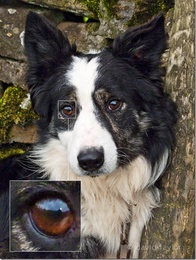
%> input picture Image-Enhancement-using-Histogram-Equilization-MATLAB/image directory/Sample_image.jpg, 196 x 260 px, shrunk from 604 x 803 before the run
$ octave --eval "image_enhancer_main;"   (GNU Octave 9; MATLAB toolbox functions it lacks are replaced by stand-ins)
%> lines starting %> are read from the running program, lines starting %| are printed output that depends on the picture; in (x1, y1, x2, y2) boxes, pixels count from 0 and x2, y2 are one past the last pixel; in counts of white or black regions, pixels touching at a corner belong together; the program's own positions count from 1
### Image-Enhancement-using-Histogram-Equilization-MATLAB/measure_haze.m
function haze_level = measure_haze(V)

edges = edge(V, 'sobel');
edge_density = sum(edges(:)) / numel(V);

haze_level = 1 - edge_density;
end

### Image-Enhancement-using-Histogram-Equilization-MATLAB/manual_bbhe.m
function out = manual_bbhe(img)
    mean_val = mean(img(:));
    lower_mask = img <= mean_val;
    upper_mask = img > mean_val;

    lower = img;
    lower(~lower_mask) = 0;

    upper = img;
    upper(~upper_mask) = 0;

    lower_eq = manual_global_hist_eq(lower);
    upper_eq = manual_global_hist_eq(upper);

    % Use logical indexing to merge
    out = zeros(size(img), 'uint8');
    out(lower_mask) = lower_eq(lower_mask);
    out(upper_mask) = upper_eq(upper_mask);
end

### Image-Enhancement-using-Histogram-Equilization-MATLAB/manual_global_hist_eq.m
function out = manual_global_hist_eq(img)
    img = double(img);
    hist_counts = imhist(uint8(img));
    cdf = cumsum(hist_counts) / numel(img);
    out = uint8(255 * cdf(img + 1));
end

### Image-Enhancement-using-Histogram-Equilization-MATLAB/manual_clahe.m
function out = manual_clahe(img, clip_limit)
    img = double(img);
    num_bins = 256;
    tile_size = [floor(size(img,1)/8), floor(size(img,2)/8)];
    out = adapthisteq(uint8(img), 'ClipLimit', clip_limit/100, 'NumTiles', tile_size);
end

### Image-Enhancement-using-Histogram-Equilization-MATLAB/manual_local_hist_eq.m
function out = manual_local_hist_eq(img, win_size)
    pad_size = floor(win_size / 2);
    padded_img = padarray(img, [pad_size pad_size], 'symmetric');
    out = zeros(size(img), 'like', img);

    for i = 1:size(img, 1)
        for j = 1:size(img, 2)
            local = padded_img(i:i+win_size-1, j:j+win_size-1);
            local_eq = manual_global_hist_eq(local);
            out(i, j) = local_eq(pad_size+1, pad_size+1);
        end
    end

    out = uint8(out);
end

### Image-Enhancement-using-Histogram-Equilization-MATLAB/image_enhancer_main.m
function image_enhancer_main()
    clc;
    clear;

    [filename, pathname] = uigetfile({'*.jpg;*.png;*.bmp'}, 'Select an image');
%> the answer given: image directory/Sample_image.jpg
    if isequal(filename,0)
        return;
    end

    img_rgb = im2double(imread(fullfile(pathname, filename)));
    img_hsv = rgb2hsv(img_rgb);
%> img_hsv: size 260x196x3 double; mean H, S, V 0.337, 0.248, 0.384
    V = img_hsv(:,:,3);
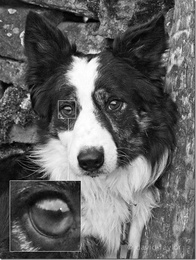
%> V: size 260x196 double; min 0, max 1, mean 0.384
    V_uint8 = im2uint8(V);

    contrast_val = std2(V);
%> contrast_val = 0.25
    entropy_val = entropy(V);
%> entropy_val = 7.73
    haze_level = measure_haze(V);
%> in measure_haze, `edges = edge(V, 'sobel');`:
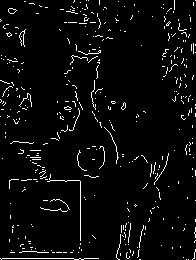
%> edges: size 260x196 logical; 4.1% white in thin lines or dots
%> in measure_haze, `edge_density = sum(edges(:)) / numel(V);`: edge_density = 0.0407
%> in measure_haze, `haze_level = 1 - edge_density;`: haze_level = 0.959
%> haze_level = 0.959

    fprintf('Contrast: %.4f\nEntropy: %.4f\nHaze Level: %.4f\n', contrast_val, entropy_val, haze_level);
%| Contrast: 0.2498
%| Entropy: 7.7270
%| Haze Level: 0.9593

    bbhe = manual_bbhe(V_uint8);
%> in manual_bbhe, `mean_val = mean(img(:));`: mean_val = 97.84
%> in manual_bbhe, `lower_mask = img <= mean_val;`: lower_mask: size 260x196 logical; 58.3% white; 241 black regions (213 under 20 px), largest, box (x1, y1, x2, y2) and area: (0, 0, 196, 260) 16660, (68, 0, 128, 54) 1012, (0, 59, 27, 110) 561
%> in manual_global_hist_eq, `img = double(img);`:
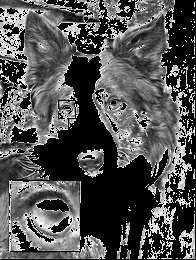
%> img: size 260x196 double; min 0, max 97, mean 30.7; mean of the top-left, top-right, bottom-left and bottom-right quarters 34.8, 33.4, 31.3, 23.2; drawn with min black and max white
%> in manual_global_hist_eq, `hist_counts = imhist(uint8(img));`: hist_counts = 256 values, max 21232 at index 1, min 0 at index 99, mean 199.1
%> in manual_global_hist_eq, `cdf = cumsum(hist_counts) / numel(img);`: cdf = 256 values from 0.417 to 1
    dsihe = safe_manual_dsihe(V_uint8);
%> in safe_manual_dsihe, `median_val = median(double(img(:)));`: median_val = 83
%> in safe_manual_dsihe, `lower_mask = img <= median_val;`: lower_mask: size 260x196 logical; 50.5% white; 162 black regions (139 under 20 px), largest, box (x1, y1, x2, y2) and area: (0, 0, 196, 260) 19159, (57, 0, 145, 55) 1726, (0, 8, 30, 61) 853
%> in manual_global_hist_eq (call 3), `img = double(img);`:
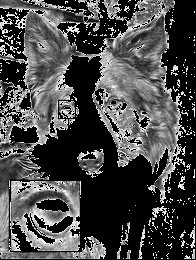
%> img: size 260x196 double; min 0, max 83, mean 23.6; mean of the top-left, top-right, bottom-left and bottom-right quarters 26.6, 27.8, 25.9, 13.9; drawn with min black and max white
%> in manual_global_hist_eq (call 3), `hist_counts = imhist(uint8(img));`: hist_counts = 256 values, max 25236 at index 1, min 0 at index 85, mean 199.1
%> in manual_global_hist_eq (call 3), `cdf = cumsum(hist_counts) / numel(img);`: cdf = 256 values from 0.495 to 1
%> in manual_global_hist_eq (call 3), `out = uint8(255 * cdf(img + 1));`:
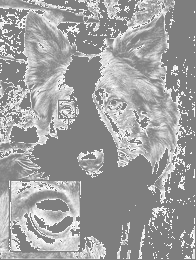
%> out: size 260x196 uint8; min 126, max 255, mean 159.1
    clahe = manual_clahe(V_uint8, 2.0);
    local = manual_local_hist_eq(V_uint8, 15);
%> in manual_local_hist_eq, `out = zeros(size(img), 'like', img);`: out: size 260x196 uint8; every value is 0
%> after the loop in manual_local_hist_eq, `for i = 1:size(img, 1)`:
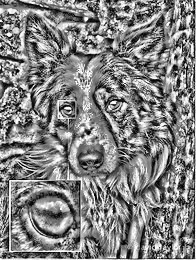
%> out: size 260x196 uint8; min 1, max 255, mean 130.4

    imgs = {
        hsv2rgb(cat(3, img_hsv(:,:,1:2), im2double(bbhe))), 'BBHE';
        hsv2rgb(cat(3, img_hsv(:,:,1:2), im2double(dsihe))), 'DSIHE';
        hsv2rgb(cat(3, img_hsv(:,:,1:2), im2double(clahe))), 'CLAHE';
        hsv2rgb(cat(3, img_hsv(:,:,1:2), im2double(local))), 'Local HE'
    };
%> imgs = 8 items

    figure('Name', 'Preview All Enhancement Methods');
    for k = 1:4
        subplot(2, 2, k);
        imshow(imgs{k, 1});
        title(imgs{k, 2});
    end
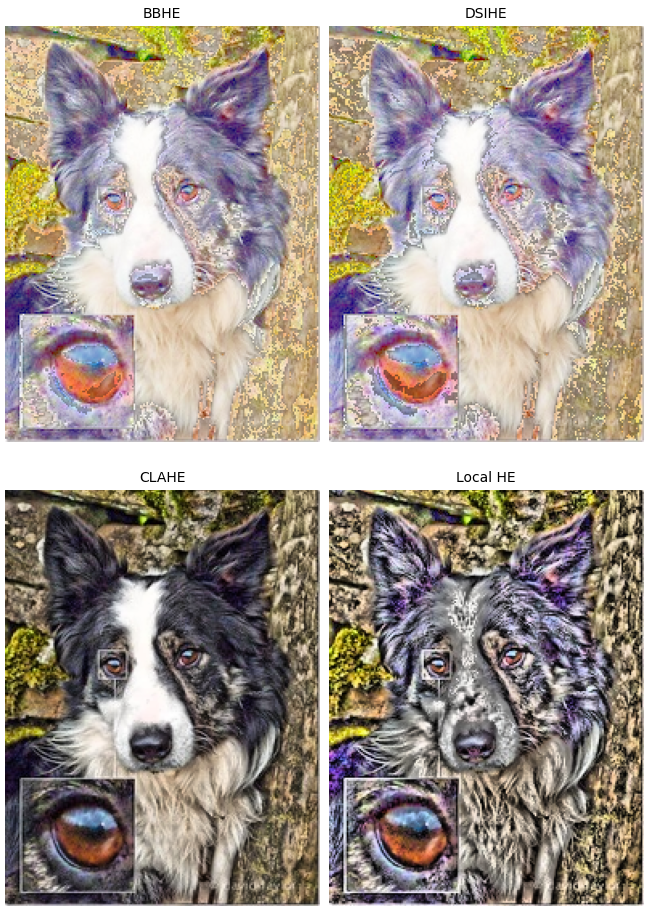
%> figure redrawn from the program's plot data, 4 panels

    choice = inputdlg('Choose method (1-BBHE, 2-DSIHE, 3-CLAHE, 4-Local HE):', 'Select Method', [1 50], {'1'});
%> the answer given: 1
    if isempty(choice), return; end
    selected_img = imgs{str2double(choice{1}), 1};

    prompt = {'Brightness [-1 to 1]:','Contrast [0.1 to 3]:','Blur Sigma:', ...
              'Sharpen [0-2]:','Add Noise? [0/1]:','Median Filter? [0/1]:'};
    def = {'0','1','0','0','0','0'};
    adjust = inputdlg(prompt, 'Postprocessing Adjustments', [1 50], def);
%> the answer given: 0, 1, 0, 0, 0, 0
    if isempty(adjust), return; end

    final_img = postprocess(selected_img, adjust);
%> in postprocess, `hsv = rgb2hsv(img);`: hsv: size 260x196x3 double; mean H, S, V 0.337, 0.248, 0.746

    figure; imshow(final_img); title('Final Enhanced Image');
    choice = questdlg('Do you want to save the final image?', 'Save Image', 'Yes', 'No', 'Yes');
%> the answer given: Yes
    if strcmp(choice, 'Yes')
        [f, p] = uiputfile({'*.png'; '*.jpg'}, 'Save Image As');
        if f ~= 0
            imwrite(final_img, fullfile(p, f));
            disp('Image saved successfully.');
        end
    end
end

function final = postprocess(img, adj)
    b = str2double(adj{1});
    c = str2double(adj{2});
    blur = str2double(adj{3});
    sharp = str2double(adj{4});
    noise = str2double(adj{5});
    median_filt = str2double(adj{6});

    hsv = rgb2hsv(img);
    V = hsv(:,:,3);
    V = imadjust(V, [], [], c);
    V = V + b;
    V = min(max(V, 0), 1);
    hsv(:,:,3) = V;
    final = hsv2rgb(hsv);

    if blur > 0
        h = fspecial('gaussian', [5 5], blur);
        final = imfilter(final, h, 'replicate');
    end
    if sharp > 0
        final = imsharpen(final, 'Amount', sharp);
    end
    if noise == 1
        final = imnoise(final, 'gaussian', 0, 0.005);
    end
    if median_filt == 1
        final = medfilt3(final);
    end
end

function out = safe_manual_dsihe(img)
    median_val = median(double(img(:)));
    lower_mask = img <= median_val;
    upper_mask = img > median_val;

    lower = img; lower(~lower_mask) = 0;
    upper = img; upper(~upper_mask) = 0;

    lower_eq = manual_global_hist_eq(uint8(lower));
    upper_eq = manual_global_hist_eq(uint8(upper));

    out = zeros(size(img), 'uint8');
    out(lower_mask) = lower_eq(lower_mask);
    out(upper_mask) = upper_eq(upper_mask);
end
